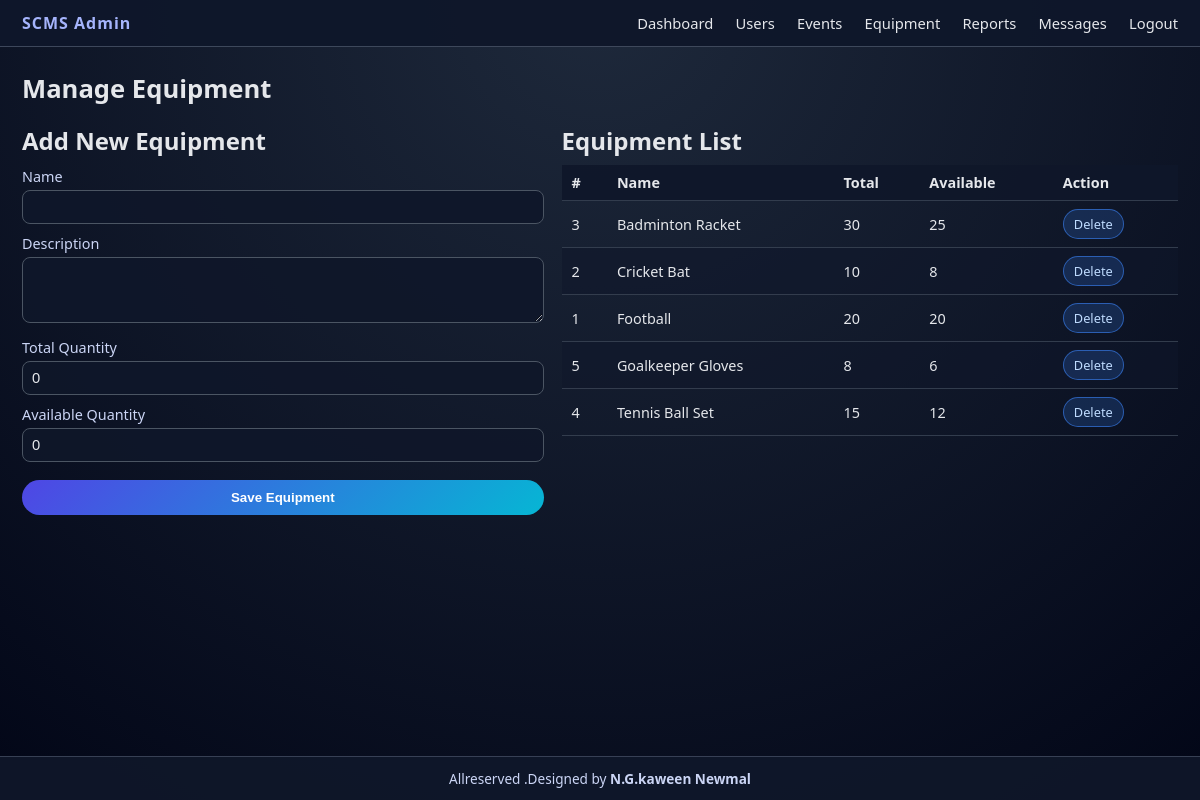
The page /admin_equipment.php (signed in) on the database its author committed.
### tables this page shows
CREATE TABLE equipment (
    id INT AUTO_INCREMENT PRIMARY KEY,
    name VARCHAR(100) NOT NULL,
    description TEXT,
    total_quantity INT DEFAULT 0,
    available_quantity INT DEFAULT 0
);

### admin_equipment.php (the view, shortened to what this page needs)
<?php
require_once "config/config.php";
include "includes/header.php";
include "includes/navbar_admin.php";
$items = $conn->query("SELECT * FROM equipment ORDER BY name ASC");
?>
<main class="content">
    <h1>Manage Equipment</h1>
    <section class="two-columns">
        <div>
            <h2>Add New Equipment</h2>
            <form method="post" class="simple-form">
                <label>Name</label>
                <input type="text" name="name" required>
                <label>Description</label>
                <textarea name="description" rows="3"></textarea>
                <label>Total Quantity</label>
                <input type="number" name="total_quantity" min="0" value="0">
                <label>Available Quantity</label>
                <input type="number" name="available_quantity" min="0" value="0">
                <button type="submit" class="btn-primary">Save Equipment</button>
            </form>
        </div>
        <div>
            <h2>Equipment List</h2>
            <table class="data-table">
                <thead>
                <tr>
                    <th>#</th><th>Name</th><th>Total</th><th>Available</th><th>Action</th>
                </tr>
                </thead>
                <tbody>
                <?php while ($i = $items->fetch_assoc()): ?>
                    <tr>
                        <td><?php echo $i['id']; ?></td>
                        <td><?php echo htmlspecialchars($i['name']); ?></td>
                        <td><?php echo $i['total_quantity']; ?></td>
                        <td><?php echo $i['available_quantity']; ?></td>
                        <td>
                            <a class="btn-small" href="?delete=<?php echo $i['id']; ?>"
                               onclick="return confirm('Delete this item?');">Delete</a>
                        </td>
                    </tr>
                <?php endwhile; ?>
                </tbody>
            </table>
        </div>
    </section>
</main>
<?php include "includes/footer.php"; ?>

### includes/header.php (shortened to what this page needs)
<!DOCTYPE html>
<html lang="en">
<head>
    <link rel="stylesheet" href="assets/css/style.css">
</head>
<body>
<div class="page-wrapper">

### includes/navbar_admin.php (shortened to what this page needs)
<header class="topbar">
    <div class="logo">SCMS Admin</div>
    <nav class="topnav">
        <a href="admin_dashboard.php">Dashboard</a>
        <a href="admin_users.php">Users</a>
        <a href="admin_events.php">Events</a>
        <a href="admin_equipment.php">Equipment</a>
        <a href="admin_reports.php">Reports</a>
        <a href="messages.php">Messages</a>
        <a href="logout.php">Logout</a>
    </nav>
</header>

### includes/footer.php (shortened to what this page needs)
    <footer class="main-footer">
        <p>Allreserved .Designed by <strong>N.G.kaween Newmal</strong></p>
    </footer>
</div>
</body>
</html>

### assets/css/style.css (style rules this page uses)
* { box-sizing: border-box; margin: 0; padding: 0; }
body { font-family: system-ui, -apple-system, BlinkMacSystemFont, "Segoe UI", sans-serif; background: radial-gradient(circle at top, #1e293b, #020617); color: #e5e7eb; }
.page-wrapper { min-height: 100vh; display: flex; flex-direction: column; }
.main-footer { margin-top: auto; padding: 12px 20px; text-align: center; font-size: 0.85rem; background: rgba(15,23,42,0.95); border-top: 1px solid rgba(148,163,184,0.3); color: #cbd5f5; }
.btn-primary { margin-top: 18px; width: 100%; padding: 10px 12px; border-radius: 999px; border: none; background: linear-gradient(135deg, #4f46e5, #06b6d4); color: white; font-weight: 600; cursor: pointer; transition: transform 0.1s ease, box-shadow 0.1s ease, opacity 0.15s; }
.topbar { display: flex; align-items: center; justify-content: space-between; padding: 12px 22px; background: rgba(15,23,42,0.98); border-bottom: 1px solid rgba(148,163,184,0.35); position: sticky; top: 0; z-index: 20; }
.logo { font-weight: 700; letter-spacing: 1px; color: #a5b4fc; }
.topnav a { margin-left: 18px; color: #e5e7eb; text-decoration: none; font-size: 0.92rem; position: relative; }
.topnav a::after { content: ""; position: absolute; left: 0; bottom: -4px; height: 2px; width: 0; background: linear-gradient(90deg,#6366f1,#22d3ee); transition: width 0.2s; }
.content { padding: 24px 22px 30px; flex: 1; }
.content h1 { font-size: 1.6rem; margin-bottom: 18px; }
.two-columns { display: grid; gap: 18px; }
@media (min-width: 900px) { .two-columns { grid-template-columns: 1.1fr 1.3fr; } }
.simple-form label { display: block; margin-top: 10px; font-size: 0.9rem; color: #cbd5f5; }
.simple-form input, .simple-form select, .simple-form textarea { width: 100%; margin-top: 4px; padding: 8px 9px; border-radius: 8px; border: 1px solid #4b5563; background: rgba(15,23,42,0.9); color: #e5e7eb; font-size: 0.92rem; }
.simple-form textarea { resize: vertical; }
.data-table { width: 100%; border-collapse: collapse; font-size: 0.9rem; margin-top: 8px; }
.data-table th, .data-table td { padding: 8px 10px; border-bottom: 1px solid rgba(55,65,81,0.9); }
.data-table th { text-align: left; background: rgba(15,23,42,0.9); }
.data-table tr:nth-child(even) { background: rgba(15,23,42,0.55); }
.btn-small { display: inline-block; padding: 5px 10px; border-radius: 999px; background: rgba(59,130,246,0.2); border: 1px solid rgba(59,130,246,0.6); color: #bfdbfe; text-decoration: none; font-size: 0.8rem; }

### rows shown on the page
equipment: id "3", name "Badminton Racket", total_quantity "30", available_quantity "25"
equipment: id "2", name "Cricket Bat", total_quantity "10", available_quantity "8"
equipment: id "1", name "Football", total_quantity "20", available_quantity "20"
equipment: id "5", name "Goalkeeper Gloves", total_quantity "8", available_quantity "6"
equipment: id "4", name "Tennis Ball Set", total_quantity "15", available_quantity "12"
